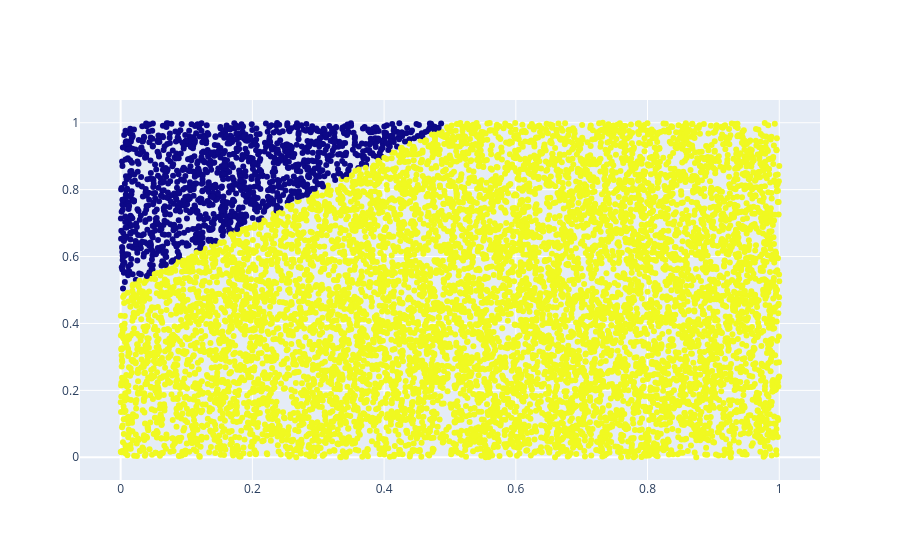

Notebook code for this chart:
### Code cell
fig = go.Figure()
fig.add_trace(go.Scatter(x = x1, y=x2, mode='markers', marker=dict(color=y)))
fig.show()

### Figure 1 — Plotly figure (JSON) as saved in the notebook; plotly's stock layout.template omitted (floating-point values rounded to 4 significant figures; data arrays with more than 128 entries replaced by an {"elided": "..."} marker saying what was removed)
{"data": [{"marker": {"color": {"elided": "10000 int values"}}, "mode": "markers", "type": "scatter", "x": {"elided": "10000 float values"}, "y": {"elided": "10000 float values"}}], "layout": {}}
